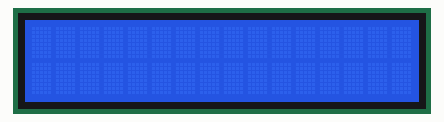
Recording of a sketch running on a simulated Arduino Mega 2560, built with avr-gcc and run on an emulated ATmega2560. On the bench: 16×2 character LCD.

Above: at 0.1 s.
At 4.12 s:
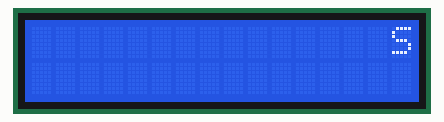
At 4.52 s:
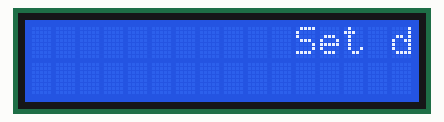
At 4.92 s:
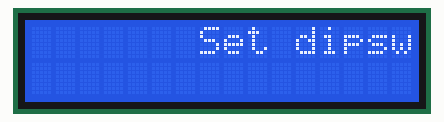

The sketch:

P7.ino
```cpp
#include <LiquidCrystal.h>
LiquidCrystal lcd(15,14,49,48,47,46,45,44,43,42);

byte sign1CharNum = 49;


void setup() {
  lcd.begin(16,2);


}

void loop() {
    lcd.setCursor(0,1);
    lcd.autoscroll ();
    char sign1[] = "                Set dipswitch and press GO button ";
    lcd.clear ();
    for (byte thisChar; thisChar < sign1CharNum; thisChar++)
    {
      lcd.write (sign1[thisChar]);
      delay (100);
    }


}
```

Measured:
- by itself, everything shown: repeats every 4.9 s, in 10 steps
